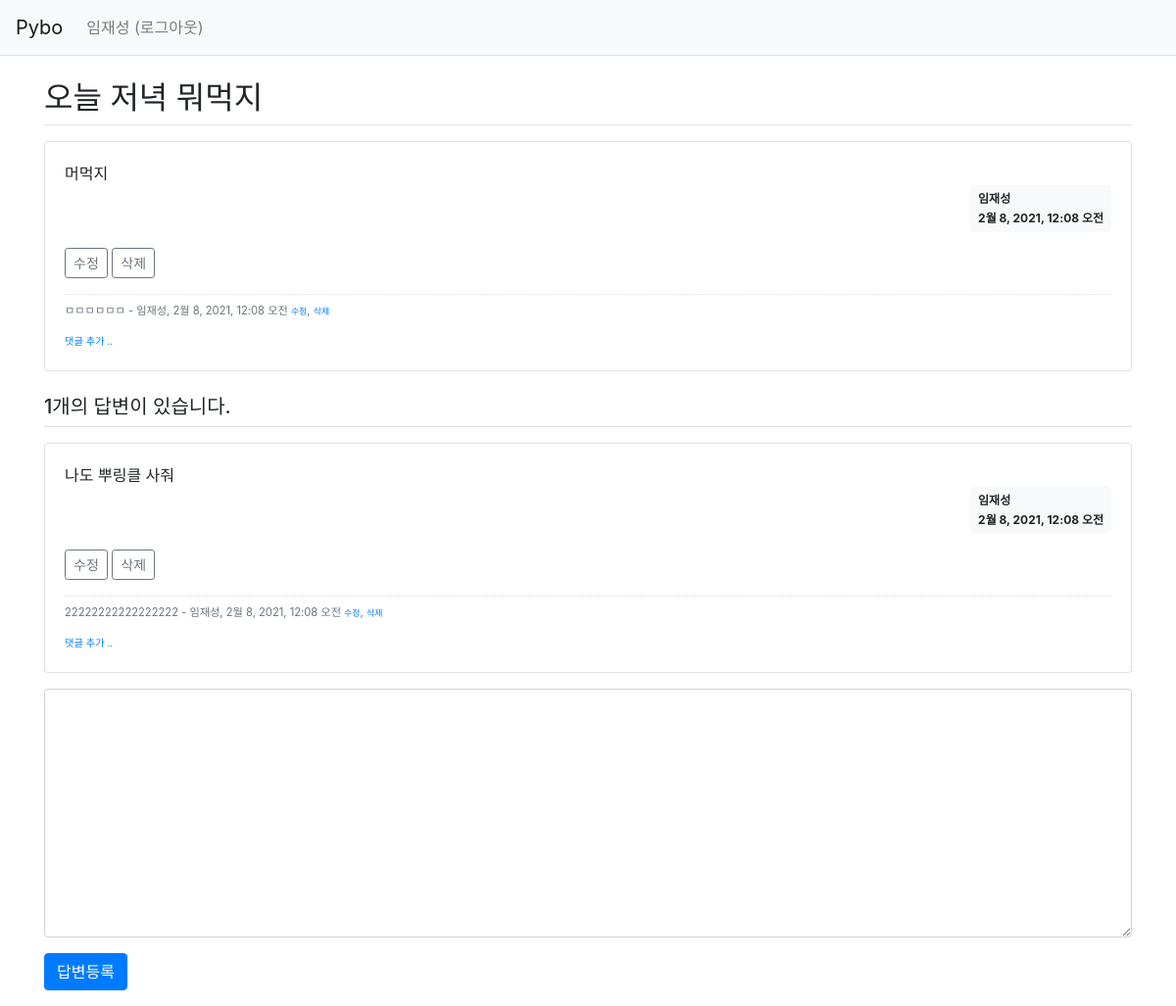
Screenshot of /pybo/16/ (signed in) with the database file from the repository.
### pybo/models.py (models this page shows, shortened)
class Question(models.Model):
    author = models.ForeignKey(User, on_delete=models.CASCADE)
    subject = models.CharField(max_length=200)
    content = models.TextField()
    create_date = models.DateTimeField()
    modify_date = models.DateTimeField(null=True, blank=True)

class Comment(models.Model):
    author = models.ForeignKey(User, on_delete=models.CASCADE)
    content = models.TextField()
    create_date = models.DateTimeField()
    modify_date = models.DateTimeField(null=True, blank=True)
    question = models.ForeignKey(Question, null=True, blank=True, on_delete=models.CASCADE)
    answer = models.ForeignKey(Answer, null=True, blank=True, on_delete=models.CASCADE)

class Answer(models.Model):
    author = models.ForeignKey(User, on_delete=models.CASCADE)
    question = models.ForeignKey(Question, on_delete=models.CASCADE)
    content = models.TextField()
    create_date = models.DateTimeField()
    modify_date = models.DateTimeField(null=True, blank=True)

### pybo/views.py (the view)
# urls.py: path('<int:question_id>/', views.detail, name='detail'),
def detail(request, question_id):
    question = get_object_or_404(Question, pk=question_id)
    context = {'question': question}
    return render(request, 'pybo/question_detail.html', context)

### templates/pybo/question_detail.html (shortened to what this page needs)
{% extends 'base.html' %}
{% block content %}
<div class="container my-3">
    <h2 class="border-bottom py-2">{{ question.subject }}</h2>
    <div class="card my-3">
        <div class="card-body">
            <div class="card-text" style="white-space: pre-line;">{{ question.content }}</div>
            <div class="d-flex justify-content-end">
                <div class="badge badge-light p-2 text-left">
                    <div class="mb-2">{{ question.author.username }}</div>
                    <div>{{ question.create_date }}</div>
                </div>
            </div>
            {% if request.user == question.author %}
            <div class="my-3">
                <a href="{% url 'pybo:question_modify' question.id  %}"
                   class="btn btn-sm btn-outline-secondary">수정</a>
                <a href="#" class="delete btn btn-sm btn-outline-secondary"
                   data-uri="{% url 'pybo:question_delete' question.id  %}">삭제</a>
            </div>
            {% endif %}
            {% if question.comment_set.count > 0 %}
            <div class="mt-3">
            {% for comment in question.comment_set.all %}
                <div class="comment py-2 text-muted">
                    <span style="white-space: pre-line;">{{ comment.content }}</span>
                    <span>
                        - {{ comment.author }}, {{ comment.create_date }}
                    </span>
                    {% if request.user == comment.author %}
                    <a href="{% url 'pybo:comment_modify_question' comment.id  %}" class="small">수정</a>,
                    <a href="#" class="small delete"
                       data-uri="{% url 'pybo:comment_delete_question' comment.id  %}">삭제</a>
                    {% endif %}
                </div>
            {% endfor %}
            </div>
            {% endif %}
            <div>
                <a href="{% url 'pybo:comment_create_question' question.id  %}"
                   class="small"><small>댓글 추가 ..</small></a>
            </div>
        </div>
    </div>
    <h5 class="border-bottom my-3 py-2">{{question.answer_set.count}}개의 답변이 있습니다.</h5>
    {% for answer in question.answer_set.all %}
    <div class="card my-3">
        <div class="card-body">
            <div class="card-text" style="white-space: pre-line;">{{ answer.content }}</div>
            <div class="d-flex justify-content-end">
                <div class="badge badge-light p-2 text-left">
                    <div class="mb-2">{{ answer.author.username }}</div>
                    <div>{{ answer.create_date }}</div>
                </div>
            </div>
            {% if request.user == answer.author %}
            <div class="my-3">
                <a href="{% url 'pybo:answer_modify' answer.id  %}"
                   class="btn btn-sm btn-outline-secondary">수정</a>
                <a href="#" class="delete btn btn-sm btn-outline-secondary "
                   data-uri="{% url 'pybo:answer_delete' answer.id  %}">삭제</a>
            </div>
            {% endif %}
            {% if answer.comment_set.count > 0 %}
            <div class="mt-3">
            {% for comment in answer.comment_set.all %}
                <div class="comment py-2 text-muted">
                    <span style="white-space: pre-line;">{{ comment.content }}</span>
                    <span>
                        - {{ comment.author }}, {{ comment.create_date }}
                    </span>
                    {% if request.user == comment.author %}
                    <a href="{% url 'pybo:comment_modify_answer' comment.id  %}" class="small">수정</a>,
                    <a href="#" class="small delete"
                       data-uri="{% url 'pybo:comment_delete_answer' comment.id  %}">삭제</a>
                    {% endif %}
                </div>
            {% endfor %}
            </div>
            {% endif %}
            <div>
                <a href="{% url 'pybo:comment_create_answer' answer.id  %}"
                   class="small"><small>댓글 추가 ..</small></a>
            </div>
        </div>
    </div>
    {% endfor %}
    <form action="{% url 'pybo:answer_create' question.id %}" method="post" class="my-3">
        <div class="form-group">
            <textarea {% if not user.is_authenticated %}disabled{% endif %}
              name="content" id="content" class="form-control" rows="10"></textarea>
        </div>
        <input type="submit" value="답변등록" class="btn btn-primary">
    </form>
</div>
{% endblock %}

### templates/navbar.html (shortened to what this page needs)
<nav class="navbar navbar-expand-lg navbar-light bg-light border-bottom">
    <a class="navbar-brand" href="{% url 'pybo:index' %}">Pybo</a>
    <div class="collapse navbar-collapse flex-grow-0" id="navbarNav">
        <ul class="navbar-nav">
            <li class="nav-item ">
                {% if user.is_authenticated %}
                <a class="nav-link" href="{% url 'common:logout' %}">{{ user.username }} (로그아웃)</a>
                {% else %}
                <a class="nav-link" href="{% url 'common:login' %}">로그인</a>
                {% endif %}
            </li>
        </ul>
    </div>
</nav>

### static/style.css (style rules this page uses)
.comment { border-top:dotted 1px #ddd; font-size:0.7em; }

### rows the page displays
Question: subject "오늘 저녁 뭐먹지", content "머먹지", author.username "임재성", create_date "2월 8, 2021, 12:08 오전", answer_set.count "1"
Comment: content "ㅁㅁㅁㅁㅁㅁ", author "임재성", create_date "2월 8, 2021, 12:08 오전", shows "수정"
Answer: content "나도 뿌링클 사줘", author.username "임재성", create_date "2월 8, 2021, 12:08 오전", shows "수정"
Comment: content "22222222222222222", author "임재성", create_date "2월 8, 2021, 12:08 오전", shows "수정"

### other values shown
{{ user.username }} "임재성"
